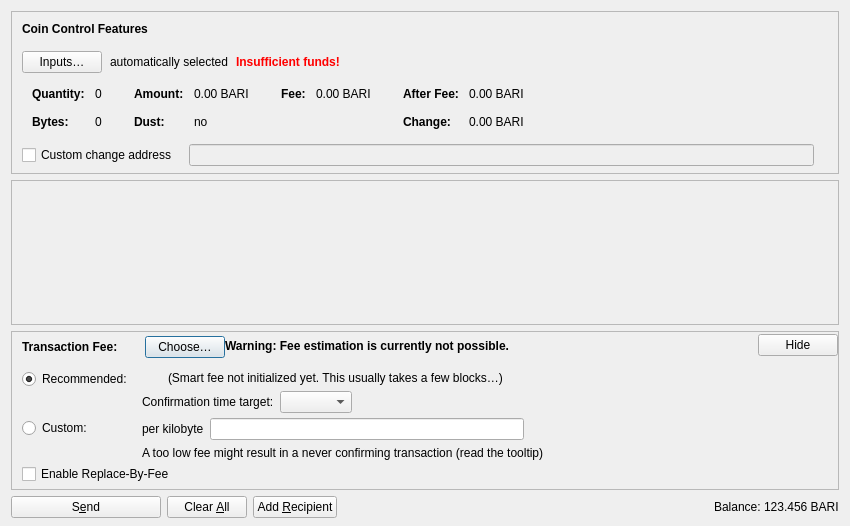
<?xml version="1.0" encoding="UTF-8"?>
<ui version="4.0">
 <class>SendCoinsDialog</class>
 <widget class="QDialog" name="SendCoinsDialog">
  <property name="geometry">
   <rect>
    <x>0</x>
    <y>0</y>
    <width>850</width>
    <height>526</height>
   </rect>
  </property>
  <property name="windowTitle">
   <string>Send Coins</string>
  </property>
  <layout class="QVBoxLayout" name="verticalLayout" stretch="0,1,0,0">
   <property name="bottomMargin">
    <number>8</number>
   </property>
   <item>
    <widget class="QFrame" name="frameCoinControl">
     <property name="sizePolicy">
      <sizepolicy hsizetype="Expanding" vsizetype="Expanding">
       <horstretch>0</horstretch>
       <verstretch>0</verstretch>
      </sizepolicy>
     </property>
     <property name="maximumSize">
      <size>
       <width>16777215</width>
       <height>16777215</height>
      </size>
     </property>
     <property name="frameShape">
      <enum>QFrame::StyledPanel</enum>
     </property>
     <property name="frameShadow">
      <enum>QFrame::Sunken</enum>
     </property>
     <layout class="QVBoxLayout" name="verticalLayoutCoinControl2">
      <property name="spacing">
       <number>0</number>
      </property>
      <property name="leftMargin">
       <number>0</number>
      </property>
      <property name="topMargin">
       <number>0</number>
      </property>
      <property name="rightMargin">
       <number>0</number>
      </property>
      <property name="bottomMargin">
       <number>6</number>
      </property>
      <item>
       <layout class="QVBoxLayout" name="verticalLayoutCoinControl" stretch="0,0,0,0,1">
        <property name="spacing">
         <number>0</number>
        </property>
        <property name="leftMargin">
         <number>10</number>
        </property>
        <property name="topMargin">
         <number>10</number>
        </property>
        <item>
         <layout class="QHBoxLayout" name="horizontalLayoutCoinControl1">
          <property name="bottomMargin">
           <number>15</number>
          </property>
          <item>
           <widget class="QLabel" name="labelCoinControlFeatures">
            <property name="sizePolicy">
             <sizepolicy hsizetype="Preferred" vsizetype="Maximum">
              <horstretch>0</horstretch>
              <verstretch>0</verstretch>
             </sizepolicy>
            </property>
            <property name="font">
             <font>
              <weight>75</weight>
              <bold>true</bold>
             </font>
            </property>
            <property name="styleSheet">
             <string notr="true">font-weight:bold;</string>
            </property>
            <property name="text">
             <string>Coin Control Features</string>
            </property>
           </widget>
          </item>
         </layout>
        </item>
        <item>
         <layout class="QHBoxLayout" name="horizontalLayoutCoinControl2" stretch="0,0,0,0">
          <property name="spacing">
           <number>8</number>
          </property>
          <property name="bottomMargin">
           <number>10</number>
          </property>
          <item>
           <widget class="QPushButton" name="pushButtonCoinControl">
            <property name="styleSheet">
             <string notr="true"/>
            </property>
            <property name="text">
             <string>Inputs…</string>
            </property>
            <property name="autoDefault">
             <bool>false</bool>
            </property>
           </widget>
          </item>
          <item>
           <widget class="QLabel" name="labelCoinControlAutomaticallySelected">
            <property name="text">
             <string>automatically selected</string>
            </property>
            <property name="margin">
             <number>5</number>
            </property>
           </widget>
          </item>
          <item>
           <widget class="QLabel" name="labelCoinControlInsuffFunds">
            <property name="font">
             <font>
              <weight>75</weight>
              <bold>true</bold>
             </font>
            </property>
            <property name="styleSheet">
             <string notr="true">color:red;font-weight:bold;</string>
            </property>
            <property name="text">
             <string>Insufficient funds!</string>
            </property>
            <property name="margin">
             <number>5</number>
            </property>
           </widget>
          </item>
          <item>
           <spacer name="horizontalSpacerCoinControl">
            <property name="orientation">
             <enum>Qt::Horizontal</enum>
            </property>
            <property name="sizeHint" stdset="0">
             <size>
              <width>40</width>
              <height>1</height>
             </size>
            </property>
           </spacer>
          </item>
         </layout>
        </item>
        <item>
         <widget class="QWidget" name="widgetCoinControl" native="true">
          <property name="sizePolicy">
           <sizepolicy hsizetype="Preferred" vsizetype="Preferred">
            <horstretch>0</horstretch>
            <verstretch>0</verstretch>
           </sizepolicy>
          </property>
          <property name="minimumSize">
           <size>
            <width>0</width>
            <height>0</height>
           </size>
          </property>
          <property name="styleSheet">
           <string notr="true"/>
          </property>
          <layout class="QHBoxLayout" name="horizontalLayoutCoinControl5">
           <property name="leftMargin">
            <number>0</number>
           </property>
           <property name="topMargin">
            <number>0</number>
           </property>
           <property name="rightMargin">
            <number>0</number>
           </property>
           <property name="bottomMargin">
            <number>0</number>
           </property>
           <item>
            <layout class="QHBoxLayout" name="horizontalLayoutCoinControl3" stretch="0,0,0,1">
             <property name="spacing">
              <number>20</number>
             </property>
             <property name="topMargin">
              <number>0</number>
             </property>
             <property name="bottomMargin">
              <number>10</number>
             </property>
             <item>
              <layout class="QFormLayout" name="formLayoutCoinControl1">
               <property name="horizontalSpacing">
                <number>10</number>
               </property>
               <property name="verticalSpacing">
                <number>14</number>
               </property>
               <property name="leftMargin">
                <number>10</number>
               </property>
               <property name="topMargin">
                <number>4</number>
               </property>
               <property name="rightMargin">
                <number>6</number>
               </property>
               <item row="0" column="0">
                <widget class="QLabel" name="labelCoinControlQuantityText">
                 <property name="font">
                  <font>
                   <weight>75</weight>
                   <bold>true</bold>
                  </font>
                 </property>
                 <property name="text">
                  <string>Quantity:</string>
                 </property>
                 <property name="margin">
                  <number>0</number>
                 </property>
                </widget>
               </item>
               <item row="0" column="1">
                <widget class="QLabel" name="labelCoinControlQuantity">
                 <property name="cursor">
                  <cursorShape>IBeamCursor</cursorShape>
                 </property>
                 <property name="contextMenuPolicy">
                  <enum>Qt::ActionsContextMenu</enum>
                 </property>
                 <property name="text">
                  <string notr="true">0</string>
                 </property>
                 <property name="margin">
                  <number>0</number>
                 </property>
                 <property name="textInteractionFlags">
                  <set>Qt::LinksAccessibleByMouse|Qt::TextSelectableByKeyboard|Qt::TextSelectableByMouse</set>
                 </property>
                </widget>
               </item>
               <item row="1" column="0">
                <widget class="QLabel" name="labelCoinControlBytesText">
                 <property name="font">
                  <font>
                   <weight>75</weight>
                   <bold>true</bold>
                  </font>
                 </property>
                 <property name="text">
                  <string>Bytes:</string>
                 </property>
                </widget>
               </item>
               <item row="1" column="1">
                <widget class="QLabel" name="labelCoinControlBytes">
                 <property name="cursor">
                  <cursorShape>IBeamCursor</cursorShape>
                 </property>
                 <property name="contextMenuPolicy">
                  <enum>Qt::ActionsContextMenu</enum>
                 </property>
                 <property name="text">
                  <string notr="true">0</string>
                 </property>
                 <property name="textInteractionFlags">
                  <set>Qt::LinksAccessibleByMouse|Qt::TextSelectableByKeyboard|Qt::TextSelectableByMouse</set>
                 </property>
                </widget>
               </item>
              </layout>
             </item>
             <item>
              <layout class="QFormLayout" name="formLayoutCoinControl2">
               <property name="horizontalSpacing">
                <number>10</number>
               </property>
               <property name="verticalSpacing">
                <number>14</number>
               </property>
               <property name="leftMargin">
                <number>6</number>
               </property>
               <property name="topMargin">
                <number>4</number>
               </property>
               <property name="rightMargin">
                <number>6</number>
               </property>
               <item row="0" column="0">
                <widget class="QLabel" name="labelCoinControlAmountText">
                 <property name="font">
                  <font>
                   <weight>75</weight>
                   <bold>true</bold>
                  </font>
                 </property>
                 <property name="text">
                  <string>Amount:</string>
                 </property>
                 <property name="margin">
                  <number>0</number>
                 </property>
                </widget>
               </item>
               <item row="0" column="1">
                <widget class="QLabel" name="labelCoinControlAmount">
                 <property name="cursor">
                  <cursorShape>IBeamCursor</cursorShape>
                 </property>
                 <property name="contextMenuPolicy">
                  <enum>Qt::ActionsContextMenu</enum>
                 </property>
                 <property name="text">
                  <string notr="true">0.00 BARI</string>
                 </property>
                 <property name="textInteractionFlags">
                  <set>Qt::LinksAccessibleByMouse|Qt::TextSelectableByKeyboard|Qt::TextSelectableByMouse</set>
                 </property>
                </widget>
               </item>
               <item row="1" column="0">
                <widget class="QLabel" name="labelCoinControlLowOutputText">
                 <property name="font">
                  <font>
                   <weight>75</weight>
                   <bold>true</bold>
                  </font>
                 </property>
                 <property name="text">
                  <string>Dust:</string>
                 </property>
                </widget>
               </item>
               <item row="1" column="1">
                <widget class="QLabel" name="labelCoinControlLowOutput">
                 <property name="cursor">
                  <cursorShape>IBeamCursor</cursorShape>
                 </property>
                 <property name="contextMenuPolicy">
                  <enum>Qt::ActionsContextMenu</enum>
                 </property>
                 <property name="text">
                  <string notr="true">no</string>
                 </property>
                 <property name="textInteractionFlags">
                  <set>Qt::LinksAccessibleByMouse|Qt::TextSelectableByKeyboard|Qt::TextSelectableByMouse</set>
                 </property>
                </widget>
               </item>
              </layout>
             </item>
             <item>
              <layout class="QFormLayout" name="formLayoutCoinControl3">
               <property name="horizontalSpacing">
                <number>10</number>
               </property>
               <property name="verticalSpacing">
                <number>14</number>
               </property>
               <property name="leftMargin">
                <number>6</number>
               </property>
               <property name="topMargin">
                <number>4</number>
               </property>
               <property name="rightMargin">
                <number>6</number>
               </property>
               <item row="0" column="0">
                <widget class="QLabel" name="labelCoinControlFeeText">
                 <property name="font">
                  <font>
                   <weight>75</weight>
                   <bold>true</bold>
                  </font>
                 </property>
                 <property name="text">
                  <string>Fee:</string>
                 </property>
                 <property name="margin">
                  <number>0</number>
                 </property>
                </widget>
               </item>
               <item row="0" column="1">
                <widget class="QLabel" name="labelCoinControlFee">
                 <property name="cursor">
                  <cursorShape>IBeamCursor</cursorShape>
                 </property>
                 <property name="contextMenuPolicy">
                  <enum>Qt::ActionsContextMenu</enum>
                 </property>
                 <property name="text">
                  <string notr="true">0.00 BARI</string>
                 </property>
                 <property name="textInteractionFlags">
                  <set>Qt::LinksAccessibleByMouse|Qt::TextSelectableByKeyboard|Qt::TextSelectableByMouse</set>
                 </property>
                </widget>
               </item>
              </layout>
             </item>
             <item>
              <layout class="QFormLayout" name="formLayoutCoinControl4">
               <property name="horizontalSpacing">
                <number>10</number>
               </property>
               <property name="verticalSpacing">
                <number>14</number>
               </property>
               <property name="leftMargin">
                <number>6</number>
               </property>
               <property name="topMargin">
                <number>4</number>
               </property>
               <property name="rightMargin">
                <number>6</number>
               </property>
               <item row="0" column="0">
                <widget class="QLabel" name="labelCoinControlAfterFeeText">
                 <property name="font">
                  <font>
                   <weight>75</weight>
                   <bold>true</bold>
                  </font>
                 </property>
                 <property name="text">
                  <string>After Fee:</string>
                 </property>
                 <property name="margin">
                  <number>0</number>
                 </property>
                </widget>
               </item>
               <item row="0" column="1">
                <widget class="QLabel" name="labelCoinControlAfterFee">
                 <property name="cursor">
                  <cursorShape>IBeamCursor</cursorShape>
                 </property>
                 <property name="contextMenuPolicy">
                  <enum>Qt::ActionsContextMenu</enum>
                 </property>
                 <property name="text">
                  <string notr="true">0.00 BARI</string>
                 </property>
                 <property name="textInteractionFlags">
                  <set>Qt::LinksAccessibleByMouse|Qt::TextSelectableByKeyboard|Qt::TextSelectableByMouse</set>
                 </property>
                </widget>
               </item>
               <item row="1" column="0">
                <widget class="QLabel" name="labelCoinControlChangeText">
                 <property name="font">
                  <font>
                   <weight>75</weight>
                   <bold>true</bold>
                  </font>
                 </property>
                 <property name="text">
                  <string>Change:</string>
                 </property>
                </widget>
               </item>
               <item row="1" column="1">
                <widget class="QLabel" name="labelCoinControlChange">
                 <property name="cursor">
                  <cursorShape>IBeamCursor</cursorShape>
                 </property>
                 <property name="contextMenuPolicy">
                  <enum>Qt::ActionsContextMenu</enum>
                 </property>
                 <property name="text">
                  <string notr="true">0.00 BARI</string>
                 </property>
                 <property name="textInteractionFlags">
                  <set>Qt::LinksAccessibleByMouse|Qt::TextSelectableByKeyboard|Qt::TextSelectableByMouse</set>
                 </property>
                </widget>
               </item>
              </layout>
             </item>
            </layout>
           </item>
          </layout>
         </widget>
        </item>
        <item>
         <layout class="QHBoxLayout" name="horizontalLayoutCoinControl4" stretch="0,0,0">
          <property name="spacing">
           <number>12</number>
          </property>
          <property name="sizeConstraint">
           <enum>QLayout::SetDefaultConstraint</enum>
          </property>
          <property name="topMargin">
           <number>5</number>
          </property>
          <property name="rightMargin">
           <number>5</number>
          </property>
          <item>
           <widget class="QCheckBox" name="checkBoxCoinControlChange">
            <property name="toolTip">
             <string>If this is activated, but the change address is empty or invalid, change will be sent to a newly generated address.</string>
            </property>
            <property name="text">
             <string>Custom change address</string>
            </property>
           </widget>
          </item>
          <item>
           <widget class="QValidatedLineEdit" name="lineEditCoinControlChange">
            <property name="enabled">
             <bool>false</bool>
            </property>
            <property name="sizePolicy">
             <sizepolicy hsizetype="Expanding" vsizetype="Fixed">
              <horstretch>0</horstretch>
              <verstretch>0</verstretch>
             </sizepolicy>
            </property>
           </widget>
          </item>
          <item>
           <widget class="QLabel" name="labelCoinControlChangeLabel">
            <property name="sizePolicy">
             <sizepolicy hsizetype="Preferred" vsizetype="Expanding">
              <horstretch>0</horstretch>
              <verstretch>0</verstretch>
             </sizepolicy>
            </property>
            <property name="minimumSize">
             <size>
              <width>0</width>
              <height>0</height>
             </size>
            </property>
            <property name="text">
             <string/>
            </property>
            <property name="margin">
             <number>3</number>
            </property>
           </widget>
          </item>
         </layout>
        </item>
        <item>
         <spacer name="verticalSpacerCoinControl">
          <property name="orientation">
           <enum>Qt::Vertical</enum>
          </property>
          <property name="sizeHint" stdset="0">
           <size>
            <width>800</width>
            <height>1</height>
           </size>
          </property>
         </spacer>
        </item>
       </layout>
      </item>
     </layout>
    </widget>
   </item>
   <item>
    <widget class="QScrollArea" name="scrollArea">
     <property name="widgetResizable">
      <bool>true</bool>
     </property>
     <widget class="QWidget" name="scrollAreaWidgetContents">
      <property name="geometry">
       <rect>
        <x>0</x>
        <y>0</y>
        <width>830</width>
        <height>104</height>
       </rect>
      </property>
      <layout class="QVBoxLayout" name="verticalLayout_2" stretch="0,1">
       <property name="leftMargin">
        <number>0</number>
       </property>
       <property name="topMargin">
        <number>0</number>
       </property>
       <property name="rightMargin">
        <number>0</number>
       </property>
       <property name="bottomMargin">
        <number>0</number>
       </property>
       <item>
        <layout class="QVBoxLayout" name="entries">
         <property name="spacing">
          <number>6</number>
         </property>
        </layout>
       </item>
       <item>
        <spacer name="verticalSpacer">
         <property name="orientation">
          <enum>Qt::Vertical</enum>
         </property>
         <property name="sizeHint" stdset="0">
          <size>
           <width>20</width>
           <height>40</height>
          </size>
         </property>
        </spacer>
       </item>
      </layout>
     </widget>
    </widget>
   </item>
   <item>
    <widget class="QFrame" name="frameFee">
     <property name="sizePolicy">
      <sizepolicy hsizetype="Expanding" vsizetype="Expanding">
       <horstretch>0</horstretch>
       <verstretch>0</verstretch>
      </sizepolicy>
     </property>
     <property name="maximumSize">
      <size>
       <width>16777215</width>
       <height>16777215</height>
      </size>
     </property>
     <property name="frameShape">
      <enum>QFrame::StyledPanel</enum>
     </property>
     <property name="frameShadow">
      <enum>QFrame::Sunken</enum>
     </property>
     <layout class="QVBoxLayout" name="verticalLayoutFee1">
      <property name="spacing">
       <number>0</number>
      </property>
      <property name="leftMargin">
       <number>0</number>
      </property>
      <property name="topMargin">
       <number>0</number>
      </property>
      <property name="rightMargin">
       <number>0</number>
      </property>
      <property name="bottomMargin">
       <number>0</number>
      </property>
      <item>
       <layout class="QVBoxLayout" name="verticalLayoutFee2" stretch="0,0,0">
        <property name="spacing">
         <number>0</number>
        </property>
        <property name="leftMargin">
         <number>10</number>
        </property>
        <property name="topMargin">
         <number>0</number>
        </property>
        <item>
         <layout class="QHBoxLayout" name="horizontalLayoutFee1">
          <property name="bottomMargin">
           <number>0</number>
          </property>
          <item>
           <layout class="QVBoxLayout" name="verticalLayoutFee7">
            <property name="spacing">
             <number>0</number>
            </property>
            <item>
             <spacer name="verticalSpacerSmartFee">
              <property name="orientation">
               <enum>Qt::Vertical</enum>
              </property>
              <property name="sizeType">
               <enum>QSizePolicy::Fixed</enum>
              </property>
              <property name="sizeHint" stdset="0">
               <size>
                <width>1</width>
                <height>4</height>
               </size>
              </property>
             </spacer>
            </item>
            <item>
             <layout class="QHBoxLayout" name="horizontalLayoutSmartFee">
              <property name="spacing">
               <number>10</number>
              </property>
              <item>
               <widget class="QLabel" name="labelFeeHeadline">
                <property name="sizePolicy">
                 <sizepolicy hsizetype="Preferred" vsizetype="Maximum">
                  <horstretch>0</horstretch>
                  <verstretch>0</verstretch>
                 </sizepolicy>
                </property>
                <property name="font">
                 <font>
                  <weight>75</weight>
                  <bold>true</bold>
                 </font>
                </property>
                <property name="styleSheet">
                 <string notr="true">font-weight:bold;</string>
                </property>
                <property name="text">
                 <string>Transaction Fee:</string>
                </property>
               </widget>
              </item>
              <item>
               <widget class="QLabel" name="labelFeeMinimized">
                <property name="text">
                 <string/>
                </property>
               </widget>
              </item>
              <item>
               <widget class="QPushButton" name="buttonChooseFee">
                <property name="text">
                 <string>Choose…</string>
                </property>
               </widget>
              </item>
             </layout>
            </item>
            <item>
             <spacer name="verticalSpacer_5">
              <property name="orientation">
               <enum>Qt::Vertical</enum>
              </property>
              <property name="sizeHint" stdset="0">
               <size>
                <width>1</width>
                <height>1</height>
               </size>
              </property>
             </spacer>
            </item>
           </layout>
          </item>
          <item>
           <widget class="QLabel" name="fallbackFeeWarningLabel">
            <property name="toolTip">
             <string>Using the fallbackfee can result in sending a transaction that will take several hours or days (or never) to confirm. Consider choosing your fee manually or wait until you have validated the complete chain.</string>
            </property>
            <property name="font">
            <font>
                <weight>75</weight>
                <bold>true</bold>
            </font>
            </property>
            <property name="text">
             <string>Warning: Fee estimation is currently not possible.</string>
            </property>
            <property name="wordWrap">
             <bool>false</bool>
            </property>
           </widget>
          </item>
          <item>
           <spacer name="horizontalSpacer_4">
            <property name="orientation">
             <enum>Qt::Horizontal</enum>
            </property>
            <property name="sizeType">
             <enum>QSizePolicy::MinimumExpanding</enum>
            </property>
            <property name="sizeHint" stdset="0">
             <size>
              <width>40</width>
              <height>20</height>
             </size>
            </property>
           </spacer>
          </item>
          <item>
           <widget class="QPushButton" name="buttonMinimizeFee">
            <property name="toolTip">
             <string>Hide transaction fee settings</string>
            </property>
            <property name="text">
             <string>Hide</string>
            </property>
           </widget>
          </item>
         </layout>
        </item>
        <item>
         <widget class="QFrame" name="frameFeeSelection">
          <layout class="QVBoxLayout" name="verticalLayoutFee12">
           <property name="spacing">
            <number>0</number>
           </property>
           <property name="leftMargin">
            <number>0</number>
           </property>
           <property name="topMargin">
            <number>0</number>
           </property>
           <property name="rightMargin">
            <number>0</number>
           </property>
           <property name="bottomMargin">
            <number>0</number>
           </property>
           <item>
            <layout class="QGridLayout" name="gridLayoutFee">
             <property name="topMargin">
              <number>10</number>
             </property>
             <property name="bottomMargin">
              <number>4</number>
             </property>
             <property name="horizontalSpacing">
              <number>10</number>
             </property>
             <property name="verticalSpacing">
              <number>4</number>
             </property>
             <item row="1" column="1">
              <layout class="QVBoxLayout" name="verticalLayoutFee8">
               <property name="spacing">
                <number>6</number>
               </property>
               <item>
                <layout class="QHBoxLayout" name="horizontalLayoutFee13">
                 <item>
                  <widget class="QLabel" name="labelCustomPerKilobyte">
                   <property name="toolTip">
                    <string>Specify a custom fee per kB (1,000 bytes) of the transaction's virtual size.

Note:  Since the fee is calculated on a per-byte basis, a fee rate of "100 satoshis per kvB" for a transaction size of 500 virtual bytes (half of 1 kvB) would ultimately yield a fee of only 50 satoshis.</string>
                   </property>
                   <property name="text">
                    <string>per kilobyte</string>
                   </property>
                  </widget>
                 </item>
                 <item>
                  <widget class="BaricoinAmountField" name="customFee"/>
                 </item>
                 <item>
                  <spacer name="horizontalSpacer_6">
                   <property name="orientation">
                    <enum>Qt::Horizontal</enum>
                   </property>
                   <property name="sizeHint" stdset="0">
                    <size>
                     <width>1</width>
                     <height>1</height>
                    </size>
                   </property>
                  </spacer>
                 </item>
                </layout>
               </item>
               <item>
                <layout class="QHBoxLayout" name="horizontalLayoutFee8">
                 <item>
                  <widget class="QLabel" name="labelCustomFeeWarning">
                   <property name="enabled">
                    <bool>true</bool>
                   </property>
                   <property name="toolTip">
                    <string>When there is less transaction volume than space in the blocks, miners as well as relaying nodes may enforce a minimum fee. Paying only this minimum fee is just fine, but be aware that this can result in a never confirming transaction once there is more demand for baricoin transactions than the network can process.</string>
                   </property>
                   <property name="text">
                    <string>A too low fee might result in a never confirming transaction (read the tooltip)</string>
                   </property>
                  </widget>
                 </item>
                 <item>
                  <spacer name="horizontalSpacer_2">
                   <property name="orientation">
                    <enum>Qt::Horizontal</enum>
                   </property>
                   <property name="sizeHint" stdset="0">
                    <size>
                     <width>1</width>
                     <height>1</height>
                    </size>
                   </property>
                  </spacer>
                 </item>
                </layout>
               </item>
              </layout>
             </item>
             <item row="0" column="0">
              <layout class="QVBoxLayout" name="verticalLayoutFee4" stretch="0,1">
               <item>
                <widget class="QRadioButton" name="radioSmartFee">
                 <property name="text">
                  <string>Recommended:</string>
                 </property>
                 <property name="checked">
                  <bool>true</bool>
                 </property>
                 <attribute name="buttonGroup">
                  <string notr="true">groupFee</string>
                 </attribute>
                </widget>
               </item>
               <item>
                <spacer name="verticalSpacer_2">
                 <property name="orientation">
                  <enum>Qt::Vertical</enum>
                 </property>
                 <property name="sizeHint" stdset="0">
                  <size>
                   <width>1</width>
                   <height>1</height>
                  </size>
                 </property>
                </spacer>
               </item>
              </layout>
             </item>
             <item row="1" column="0">
              <layout class="QVBoxLayout" name="verticalLayoutFee9" stretch="0,1">
               <item>
                <widget class="QRadioButton" name="radioCustomFee">
                 <property name="text">
                  <string>Custom:</string>
                 </property>
                 <attribute name="buttonGroup">
                  <string notr="true">groupFee</string>
                 </attribute>
                </widget>
               </item>
               <item>
                <spacer name="verticalSpacer_6">
                 <property name="orientation">
                  <enum>Qt::Vertical</enum>
                 </property>
                 <property name="sizeHint" stdset="0">
                  <size>
                   <width>1</width>
                   <height>1</height>
                  </size>
                 </property>
                </spacer>
               </item>
              </layout>
             </item>
             <item row="0" column="1">
              <layout class="QVBoxLayout" name="verticalLayoutFee3" stretch="0,0,1">
               <property name="spacing">
                <number>6</number>
               </property>
               <property name="topMargin">
                <number>2</number>
               </property>
               <item>
                <layout class="QHBoxLayout" name="horizontalLayoutFee12">
                 <item>
                  <widget class="QLabel" name="labelSmartFee">
                   <property name="text">
                    <string/>
                   </property>
                  </widget>
                 </item>
                 <item>
                  <widget class="QLabel" name="labelFeeEstimation">
                   <property name="text">
                    <string/>
                   </property>
                  </widget>
                 </item>
                 <item>
                  <widget class="QLabel" name="labelSmartFee2">
                   <property name="text">
                    <string>(Smart fee not initialized yet. This usually takes a few blocks…)</string>
                   </property>
                  </widget>
                 </item>
                 <item>
                  <spacer name="horizontalSpacer_5">
                   <property name="orientation">
                    <enum>Qt::Horizontal</enum>
                   </property>
                   <property name="sizeHint" stdset="0">
                    <size>
                     <width>1</width>
                     <height>1</height>
                    </size>
                   </property>
                  </spacer>
                 </item>
                </layout>
               </item>
               <item>
                <layout class="QHBoxLayout" name="horizontalLayoutFee9">
                 <item>
                  <layout class="QVBoxLayout" name="verticalLayoutFee6">
                   <item>
                    <widget class="QLabel" name="labelSmartFee3">
                     <property name="text">
                      <string>Confirmation time target:</string>
                     </property>
                    </widget>
                   </item>
                  </layout>
                 </item>
                 <item>
                  <layout class="QVBoxLayout" name="verticalLayoutFee5">
                   <property name="rightMargin">
                    <number>30</number>
                   </property>
                   <item>
                    <layout class="QHBoxLayout" name="horizontalLayoutConfTarget">
                     <property name="bottomMargin">
                      <number>0</number>
                     </property>
                     <item>
                      <widget class="QComboBox" name="confTargetSelector"/>
                     </item>
                     <item>
                      <spacer name="horizontalSpacerConfTarget">
                       <property name="orientation">
                        <enum>Qt::Horizontal</enum>
                       </property>
                       <property name="sizeHint" stdset="0">
                        <size>
                         <width>40</width>
                         <height>20</height>
                        </size>
                       </property>
                      </spacer>
                     </item>
                    </layout>
                   </item>
                  </layout>
                 </item>
                </layout>
               </item>
               <item>
                <spacer name="verticalSpacer_4">
                 <property name="orientation">
                  <enum>Qt::Vertical</enum>
                 </property>
                 <property name="sizeHint" stdset="0">
                  <size>
                   <width>1</width>
                   <height>1</height>
                  </size>
                 </property>
                </spacer>
               </item>
              </layout>
             </item>
            </layout>
           </item>
           <item>
            <widget class="QCheckBox" name="optInRBF">
             <property name="text">
              <string>Enable Replace-By-Fee</string>
             </property>
             <property name="toolTip">
              <string>With Replace-By-Fee (BIP-125) you can increase a transaction's fee after it is sent. Without this, a higher fee may be recommended to compensate for increased transaction delay risk.</string>
             </property>
            </widget>
           </item>
          </layout>
         </widget>
        </item>
        <item>
         <spacer name="verticalSpacerFee">
          <property name="orientation">
           <enum>Qt::Vertical</enum>
          </property>
          <property name="sizeHint" stdset="0">
           <size>
            <width>40</width>
            <height>5</height>
           </size>
          </property>
         </spacer>
        </item>
       </layout>
      </item>
     </layout>
    </widget>
   </item>
   <item>
    <layout class="QHBoxLayout" name="horizontalLayout">
     <item>
      <widget class="QPushButton" name="sendButton">
       <property name="minimumSize">
        <size>
         <width>150</width>
         <height>0</height>
        </size>
       </property>
       <property name="toolTip">
        <string>Confirm the send action</string>
       </property>
       <property name="text">
        <string>S&amp;end</string>
       </property>
       <property name="icon">
        <iconset resource="../baricoin.qrc">
         <normaloff>:/icons/send</normaloff>:/icons/send</iconset>
       </property>
       <property name="autoDefault">
        <bool>false</bool>
       </property>
       <property name="default">
        <bool>false</bool>
       </property>
      </widget>
     </item>
     <item>
      <widget class="QPushButton" name="clearButton">
       <property name="sizePolicy">
        <sizepolicy hsizetype="Minimum" vsizetype="Fixed">
         <horstretch>0</horstretch>
         <verstretch>0</verstretch>
        </sizepolicy>
       </property>
       <property name="toolTip">
        <string>Clear all fields of the form.</string>
       </property>
       <property name="text">
        <string>Clear &amp;All</string>
       </property>
       <property name="icon">
        <iconset resource="../baricoin.qrc">
         <normaloff>:/icons/remove</normaloff>:/icons/remove</iconset>
       </property>
       <property name="autoDefault">
        <bool>false</bool>
       </property>
      </widget>
     </item>
     <item>
      <widget class="QPushButton" name="addButton">
       <property name="toolTip">
        <string>Send to multiple recipients at once</string>
       </property>
       <property name="text">
        <string>Add &amp;Recipient</string>
       </property>
       <property name="icon">
        <iconset resource="../baricoin.qrc">
         <normaloff>:/icons/add</normaloff>:/icons/add</iconset>
       </property>
       <property name="autoDefault">
        <bool>false</bool>
       </property>
      </widget>
     </item>
     <item>
      <spacer name="horizontalSpacer">
       <property name="orientation">
        <enum>Qt::Horizontal</enum>
       </property>
       <property name="sizeHint" stdset="0">
        <size>
         <width>40</width>
         <height>20</height>
        </size>
       </property>
      </spacer>
     </item>
     <item>
      <layout class="QHBoxLayout" name="horizontalLayout_2">
       <property name="spacing">
        <number>3</number>
       </property>
       <item>
        <widget class="QLabel" name="labelBalanceName">
         <property name="sizePolicy">
          <sizepolicy hsizetype="Preferred" vsizetype="Fixed">
           <horstretch>0</horstretch>
           <verstretch>0</verstretch>
          </sizepolicy>
         </property>
         <property name="text">
          <string>Balance:</string>
         </property>
        </widget>
       </item>
       <item>
        <widget class="QLabel" name="labelBalance">
         <property name="sizePolicy">
          <sizepolicy hsizetype="Preferred" vsizetype="Fixed">
           <horstretch>0</horstretch>
           <verstretch>0</verstretch>
          </sizepolicy>
         </property>
         <property name="cursor">
          <cursorShape>IBeamCursor</cursorShape>
         </property>
         <property name="text">
          <string notr="true">123.456 BARI</string>
         </property>
         <property name="textInteractionFlags">
          <set>Qt::LinksAccessibleByMouse|Qt::TextSelectableByKeyboard|Qt::TextSelectableByMouse</set>
         </property>
        </widget>
       </item>
      </layout>
     </item>
    </layout>
   </item>
  </layout>
 </widget>
 <customwidgets>
  <customwidget>
   <class>QValidatedLineEdit</class>
   <extends>QLineEdit</extends>
   <header>qt/qvalidatedlineedit.h</header>
  </customwidget>
  <customwidget>
   <class>BaricoinAmountField</class>
   <extends>QLineEdit</extends>
   <header>qt/baricoinamountfield.h</header>
   <container>1</container>
  </customwidget>
 </customwidgets>
 <resources>
  <include location="../baricoin.qrc"/>
 </resources>
 <connections/>
 <buttongroups>
  <buttongroup name="groupFee"/>
 </buttongroups>
</ui>
